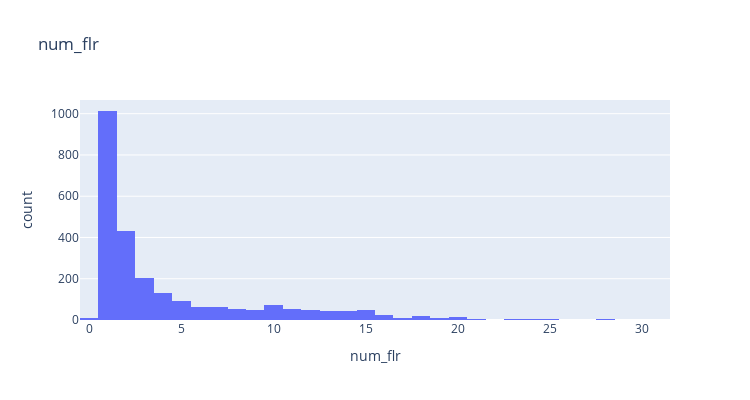

The notebook cell this image was saved under:
### Code cell
# Filter out not valid inputs from data.
# df_raw_hh = df_raw_hh[df_raw_hh.num_flr < 100]

# Check floor number distribution.
fig_tmp = px.histogram(df_raw_hh, x= "num_flr", title= "num_flr")
fig_tmp.update_layout(width= 750, height= 400)
fig_tmp.show()

### Figure 1 — Plotly figure (JSON) as saved in the notebook; plotly's stock layout.template omitted (floating-point values rounded to 4 significant figures; data arrays with more than 128 entries replaced by an {"elided": "..."} marker saying what was removed)
{"data": [{"alignmentgroup": "True", "bingroup": "x", "hovertemplate": "num_flr=%{x}<br>count=%{y}<extra></extra>", "legendgroup": "", "marker": {"color": "#636efa", "pattern": {"shape": ""}}, "name": "", "offsetgroup": "", "orientation": "v", "showlegend": false, "type": "histogram", "x": {"elided": "2520 int values"}, "xaxis": "x", "yaxis": "y"}], "layout": {"barmode": "relative", "height": 400, "legend": {"tracegroupgap": 0}, "title": {"text": "num_flr"}, "width": 750, "xaxis": {"anchor": "y", "domain": [0, 1], "title": {"text": "num_flr"}}, "yaxis": {"anchor": "x", "domain": [0, 1], "title": {"text": "count"}}}}
